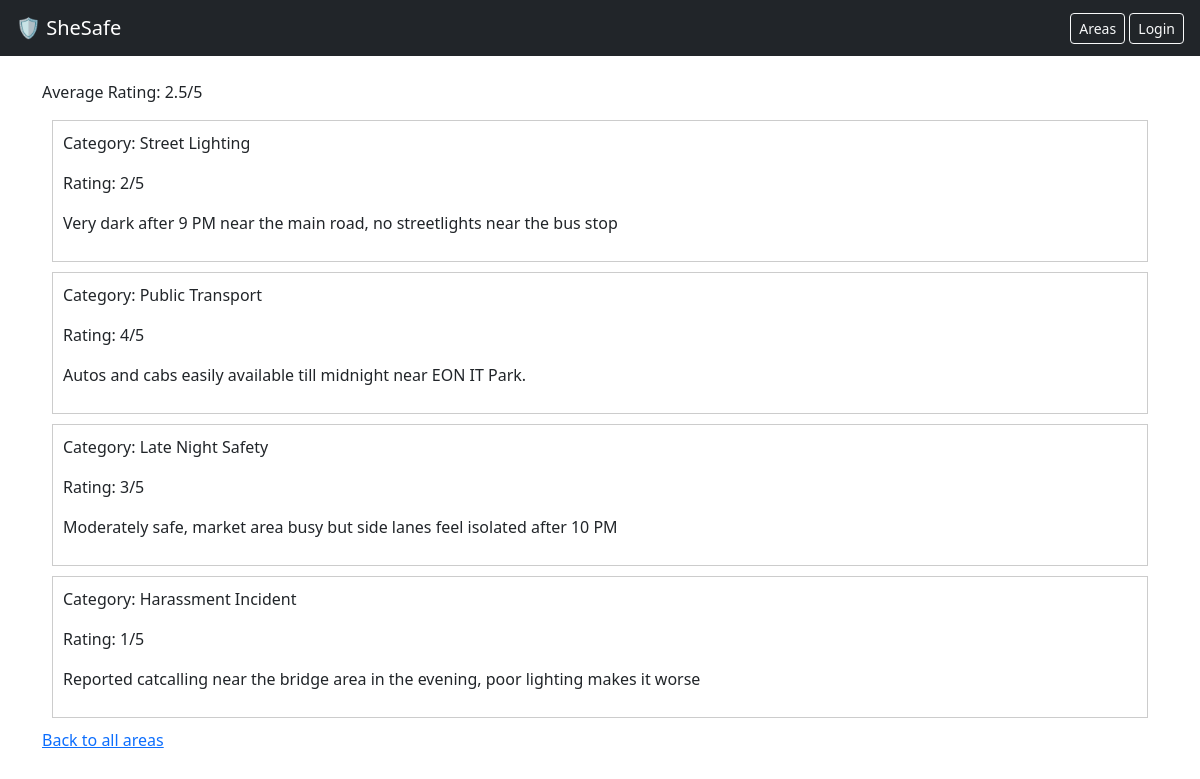
Page /areas/Pune/ on the earlier database version.
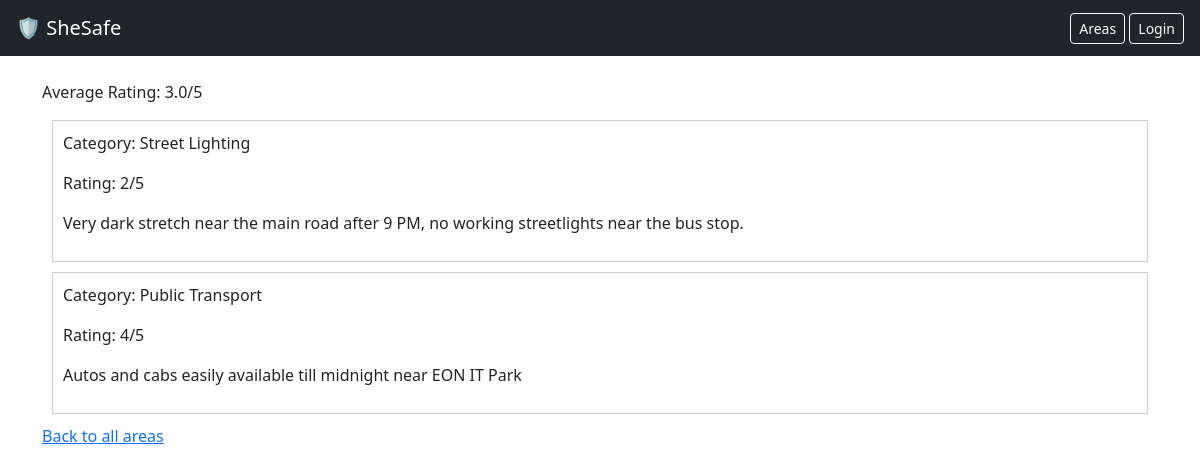
Same page on the later database version.
### reports/models.py (models this page shows, shortened)
class SafetyReport(models.Model):
    user=models.ForeignKey(User,on_delete=models.CASCADE,null=True,blank=True)
    city=models.CharField(max_length=50,choices=MAHARASHTRA_CITIES, default='Pune')
    locality=models.CharField(max_length=100,help_text='e.g. Wagholi, Kharadi, Hinjewadi')
    category=models.CharField(max_length=50,choices=CATEGORY_CHOICES)
    rating=models.IntegerField()
    description=models.TextField()
    created_at=models.DateTimeField(auto_now_add=True)

### reports/views.py (the view)
# urls.py: path('areas/<str:city_name>/',views.area_detail,name='area_detail'),
def area_detail(request,city_name):
    reports=SafetyReport.objects.filter(city=city_name)
    avg=reports.aggregate(Avg('rating'))['rating__avg']
    return render(request,'reports/area_detail.html',{
        'city_name':city_name,
        'reports':reports,
        'avg_rating':avg,
    })

### reports/templates/reports/area_detail.html (shortened to what this page needs)
{% extends 'reports/base.html' %}
{% block content %}
    <p>Average Rating: {{ avg_rating|floatformat:1 }}/5</p>
    {% for report in reports %}
        <div style="border: 1px solid #ccc; margin: 10px; padding: 10px;">
            <p>Category: {{ report.category }}</p>
            <p>Rating: {{report.rating }}/5</p>
            <p>{{ report.description }}</p>
        </div>
    {% endfor %}
    <p><a href="{% url 'area_list' %}">Back to all areas</a></p>
{% endblock %}

Differences in the rows shown:
no longer on this page (row edited): SafetyReport: category "Late Night Safety", rating "3", description "Moderately safe, market area busy but side lanes feel isolated after 10 PM"
removed SafetyReport: category "Harassment Incident", rating "1", description "Reported catcalling near the bridge area in the evening, poor lighting makes it worse"
changed SafetyReport "Street Lighting": description "Very dark after 9 PM near the main road, no streetlights near the bus stop" → "Very dark stretch near the main road after 9 PM, no working streetlights near the bus stop."
changed SafetyReport "Public Transport": description "Autos and cabs easily available till midnight near EON IT Park." → "Autos and cabs easily available till midnight near EON IT Park"
Other differences:
{{ avg_rating|floatformat:1 }}: "2.5" → "3.0"
